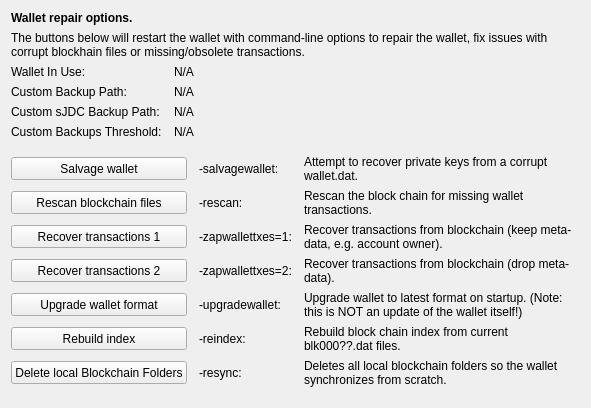
     <widget class="QWidget" name="tab_repair">
      <attribute name="title">
       <string>&amp;Wallet Repair</string>
      </attribute>
      <layout class="QGridLayout" name="gridLayout_4" columnstretch="0,0,0,0">
       <property name="horizontalSpacing">
        <number>12</number>
       </property>
       <item row="0" column="0" colspan="4">
        <widget class="QLabel" name="label_repair_header">
         <property name="font">
          <font>
           <weight>75</weight>
           <bold>true</bold>
          </font>
         </property>
         <property name="text">
          <string>Wallet repair options.</string>
         </property>
        </widget>
       </item>
       <item row="1" column="0" colspan="4">
        <widget class="QLabel" name="label_repair_helptext">
         <property name="font">
          <font>
           <weight>50</weight>
           <bold>false</bold>
          </font>
         </property>
         <property name="text">
          <string>The buttons below will restart the wallet with command-line options to repair the wallet, fix issues with corrupt blockhain files or missing/obsolete transactions.</string>
         </property>
         <property name="wordWrap">
          <bool>true</bool>
         </property>
        </widget>
       </item>
       <item row="2" column="0">
        <widget class="QLabel" name="wallet_path_label">
         <property name="text">
          <string>Wallet In Use:</string>
         </property>
        </widget>
       </item>
       <item row="2" column="1" colspan="3">
        <widget class="QLabel" name="wallet_path">
         <property name="cursor">
          <cursorShape>IBeamCursor</cursorShape>
         </property>
         <property name="text">
          <string>N/A</string>
         </property>
         <property name="textFormat">
          <enum>Qt::PlainText</enum>
         </property>
         <property name="textInteractionFlags">
          <set>Qt::LinksAccessibleByMouse|Qt::TextSelectableByKeyboard|Qt::TextSelectableByMouse</set>
         </property>
        </widget>
       </item>
       <item row="3" column="0">
        <widget class="QLabel" name="wallet_custombackuppath_label">
         <property name="visible">
          <bool>false</bool>
         </property>
         <property name="text">
          <string>Custom Backup Path:</string>
         </property>
        </widget>
       </item>
       <item row="3" column="1" colspan="3">
        <widget class="QLabel" name="wallet_custombackuppath">
         <property name="cursor">
          <cursorShape>IBeamCursor</cursorShape>
         </property>
         <property name="visible">
          <bool>false</bool>
         </property>
         <property name="text">
          <string>N/A</string>
         </property>
         <property name="textFormat">
          <enum>Qt::PlainText</enum>
         </property>
         <property name="textInteractionFlags">
          <set>Qt::LinksAccessibleByMouse|Qt::TextSelectableByKeyboard|Qt::TextSelectableByMouse</set>
         </property>
        </widget>
       </item>
       <item row="4" column="0">
        <widget class="QLabel" name="wallet_customskkcbackuppath_label">
         <property name="visible">
          <bool>false</bool>
         </property>
         <property name="text">
          <string>Custom sJDC Backup Path:</string>
         </property>
        </widget>
       </item>
       <item row="4" column="1" colspan="3">
        <widget class="QLabel" name="wallet_customskkcbackuppath">
         <property name="cursor">
          <cursorShape>IBeamCursor</cursorShape>
         </property>
         <property name="visible">
          <bool>false</bool>
         </property>
         <property name="text">
          <string>N/A</string>
         </property>
         <property name="textFormat">
          <enum>Qt::PlainText</enum>
         </property>
         <property name="textInteractionFlags">
          <set>Qt::LinksAccessibleByMouse|Qt::TextSelectableByKeyboard|Qt::TextSelectableByMouse</set>
         </property>
        </widget>
       </item>
       <item row="5" column="0">
        <widget class="QLabel" name="wallet_custombackupthreshold_label">
         <property name="visible">
          <bool>false</bool>
         </property>
         <property name="text">
          <string>Custom Backups Threshold:</string>
         </property>
        </widget>
       </item>
       <item row="5" column="1" colspan="3">
        <widget class="QLabel" name="wallet_custombackupthreshold">
         <property name="cursor">
          <cursorShape>IBeamCursor</cursorShape>
         </property>
         <property name="visible">
          <bool>false</bool>
         </property>
         <property name="text">
          <string>N/A</string>
         </property>
         <property name="textFormat">
          <enum>Qt::PlainText</enum>
         </property>
         <property name="textInteractionFlags">
          <set>Qt::LinksAccessibleByMouse|Qt::TextSelectableByKeyboard|Qt::TextSelectableByMouse</set>
         </property>
        </widget>
       </item>
       <item row="6" column="0">
        <spacer name="verticalSpacer_repair1">
         <property name="orientation">
          <enum>Qt::Vertical</enum>
         </property>
         <property name="sizeHint" stdset="0">
          <size>
           <width>10</width>
           <height>10</height>
          </size>
         </property>
        </spacer>
       </item>
       <item row="7" column="0" colspan="2">
        <widget class="QPushButton" name="btn_salvagewallet">
         <property name="minimumSize">
          <size>
           <width>100</width>
           <height>23</height>
          </size>
         </property>
         <property name="text">
          <string>Salvage wallet</string>
         </property>
        </widget>
       </item>
       <item row="7" column="2">
        <widget class="QLabel" name="label_repair_salvage_command">
         <property name="text">
          <string notr="true">-salvagewallet:</string>
         </property>
        </widget>
       </item>
       <item row="7" column="3">
        <widget class="QLabel" name="label_repair_salvage">
         <property name="text">
          <string>Attempt to recover private keys from a corrupt wallet.dat.</string>
         </property>
         <property name="wordWrap">
          <bool>true</bool>
         </property>
        </widget>
       </item>
       <item row="8" column="0" colspan="2">
        <widget class="QPushButton" name="btn_rescan">
         <property name="minimumSize">
          <size>
           <width>100</width>
           <height>23</height>
          </size>
         </property>
         <property name="text">
          <string>Rescan blockchain files</string>
         </property>
        </widget>
       </item>
       <item row="8" column="2">
        <widget class="QLabel" name="label_repair_rescan_command">
         <property name="text">
          <string notr="true">-rescan:</string>
         </property>
        </widget>
       </item>
       <item row="8" column="3">
        <widget class="QLabel" name="label_repair_rescan">
         <property name="text">
          <string>Rescan the block chain for missing wallet transactions.</string>
         </property>
         <property name="wordWrap">
          <bool>true</bool>
         </property>
        </widget>
       </item>
       <item row="9" column="0" colspan="2">
        <widget class="QPushButton" name="btn_zapwallettxes1">
         <property name="minimumSize">
          <size>
           <width>100</width>
           <height>23</height>
          </size>
         </property>
         <property name="text">
          <string>Recover transactions 1</string>
         </property>
        </widget>
       </item>
       <item row="9" column="2">
        <widget class="QLabel" name="label_repair_zap1_command">
         <property name="text">
          <string notr="true">-zapwallettxes=1:</string>
         </property>
        </widget>
       </item>
       <item row="9" column="3">
        <widget class="QLabel" name="label_repair_zap1">
         <property name="text">
          <string>Recover transactions from blockchain (keep meta-data, e.g. account owner).</string>
         </property>
         <property name="wordWrap">
          <bool>true</bool>
         </property>
        </widget>
       </item>
       <item row="10" column="0" colspan="2">
        <widget class="QPushButton" name="btn_zapwallettxes2">
         <property name="minimumSize">
          <size>
           <width>100</width>
           <height>23</height>
          </size>
         </property>
         <property name="text">
          <string>Recover transactions 2</string>
         </property>
        </widget>
       </item>
       <item row="10" column="2">
        <widget class="QLabel" name="label_repair_zap2_command">
         <property name="text">
          <string notr="true">-zapwallettxes=2:</string>
         </property>
        </widget>
       </item>
       <item row="10" column="3">
        <widget class="QLabel" name="label_repair_zap2">
         <property name="text">
          <string>Recover transactions from blockchain (drop meta-data).</string>
         </property>
         <property name="wordWrap">
          <bool>true</bool>
         </property>
        </widget>
       </item>
       <item row="11" column="0" colspan="2">
        <widget class="QPushButton" name="btn_upgradewallet">
         <property name="minimumSize">
          <size>
           <width>100</width>
           <height>23</height>
          </size>
         </property>
         <property name="text">
          <string>Upgrade wallet format</string>
         </property>
        </widget>
       </item>
       <item row="11" column="2">
        <widget class="QLabel" name="label_repair_upgrade_command">
         <property name="text">
          <string notr="true">-upgradewallet:</string>
         </property>
        </widget>
       </item>
       <item row="11" column="3">
        <widget class="QLabel" name="label_repair_upgrade">
         <property name="text">
          <string>Upgrade wallet to latest format on startup. (Note: this is NOT an update of the wallet itself!)</string>
         </property>
         <property name="wordWrap">
          <bool>true</bool>
         </property>
        </widget>
       </item>
       <item row="12" column="0" colspan="2">
        <widget class="QPushButton" name="btn_reindex">
         <property name="minimumSize">
          <size>
           <width>100</width>
           <height>23</height>
          </size>
         </property>
         <property name="text">
          <string>Rebuild index</string>
         </property>
        </widget>
       </item>
       <item row="12" column="2">
        <widget class="QLabel" name="label_repair_reindex_command">
         <property name="text">
          <string notr="true">-reindex:</string>
         </property>
        </widget>
       </item>
       <item row="12" column="3">
        <widget class="QLabel" name="label_repair_reindex">
         <property name="text">
          <string>Rebuild block chain index from current blk000??.dat files.</string>
         </property>
         <property name="wordWrap">
          <bool>true</bool>
         </property>
        </widget>
       </item>
       <item row="13" column="0" colspan="2">
        <widget class="QPushButton" name="btn_resync">
         <property name="minimumSize">
          <size>
           <width>100</width>
           <height>23</height>
          </size>
         </property>
         <property name="text">
          <string>Delete local Blockchain Folders</string>
         </property>
        </widget>
       </item>
       <item row="13" column="2">
        <widget class="QLabel" name="label_repair_resync_command">
         <property name="text">
          <string>-resync:</string>
         </property>
        </widget>
       </item>
       <item row="13" column="3">
        <widget class="QLabel" name="label_repair_resync">
         <property name="text">
          <string>Deletes all local blockchain folders so the wallet synchronizes from scratch.</string>
         </property>
         <property name="wordWrap">
          <bool>true</bool>
         </property>
        </widget>
       </item>
       <item row="14" column="0">
        <spacer name="verticalSpacer_repair2">
         <property name="orientation">
          <enum>Qt::Vertical</enum>
         </property>
         <property name="sizeHint" stdset="0">
          <size>
           <width>20</width>
           <height>10</height>
          </size>
         </property>
        </spacer>
       </item>
      </layout>
     </widget>
